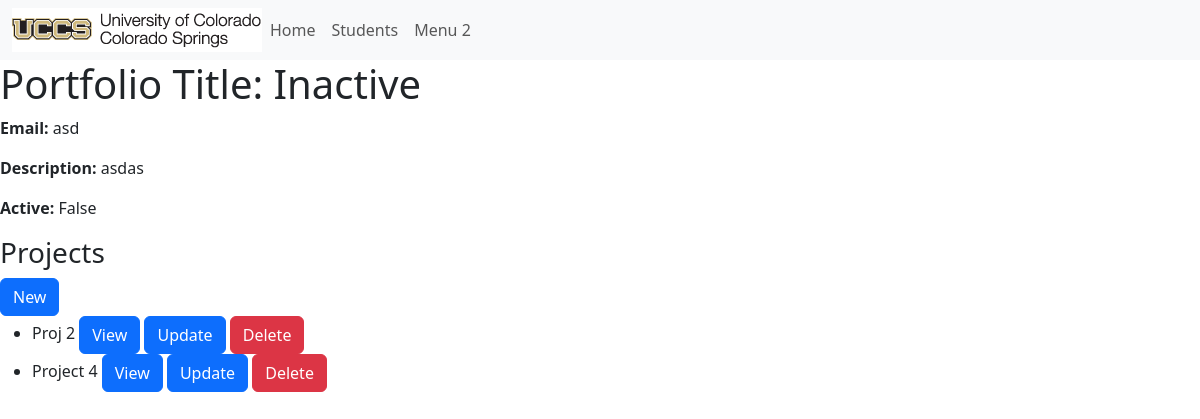
Page /portfolio/2 on the committed database.
### portfolio_app/models.py (models this page shows, shortened)
class Portfolio(models.Model):
    title = models.CharField(max_length=200)
    contact_email = models.CharField("UCCS Email", max_length=200)
    is_active = models.BooleanField(default=False)
    about = models.CharField(max_length=1000, blank = True, default='')

class Project(models.Model):
    title = models.CharField(max_length=200)
    description = models.CharField(max_length=1000, blank = False, default='')
    def get_absolute_url(self):
        return reverse('project-detail', args=[str(self.id)])
    portfolio = models.ForeignKey(
        Portfolio,
        on_delete=models.CASCADE,
        default = None)

### portfolio_app/views.py (the view)
# urls.py: path('portfolio/<int:pk>', views.PortfolioDetailView.as_view(), name='portfolio-detail'),
class PortfolioDetailView(generic.DetailView):
    model = Portfolio
    def get_context_data(self, **kwargs):
        context = super().get_context_data(**kwargs)
        context['project_list'] = Project.objects.all()
        return context

### portfolio_app/templates/portfolio_app/portfolio_detail.html
{% extends 'portfolio_app/base_template.html' %}
{% block content %}
<h1>Portfolio Title: {{ portfolio.title }}</h1>
<p><strong>Email:</strong> {{ portfolio.contact_email }}</p>
<p><strong>Description:</strong> {{ portfolio.about }}</p>
<p><strong>Active:</strong> {{ portfolio.is_active }}</p>
<h3>Projects</h3>
<a class="btn btn-primary" href="{% url 'create_project' portfolio.id %}" role="button">New</a>
<ul>
    {% for proj in portfolio.project_set.all %}
        <li>{{ proj.title }}</a>
        <a class="btn btn-primary" href="{{ proj.get_absolute_url }}" role="button">View</a>
        <a class="btn btn-primary" href="{% url 'update_project' portfolio.id proj.id %}" role="button">Update</a>
        <a class="btn btn-danger" href="{% url 'delete_project' portfolio.id proj.id %}" role ="button">Delete</a></li>
    {% endfor %}
</ul>
{% endblock %}

### rows in the picture
Portfolio: title "Inactive", contact_email "asd", about "asdas", is_active "False"
Project: title "Proj 2"
Project: title "Project 4"
